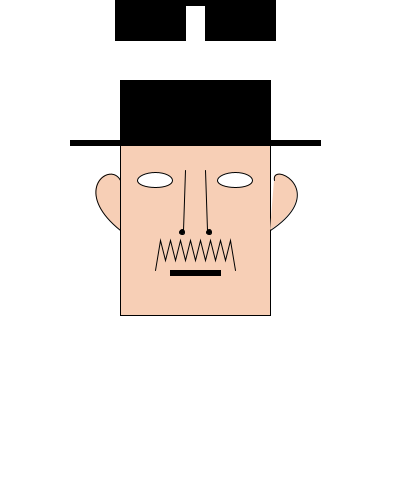
Frame 1 (no input)
Frame 60 (the mouse pressed at the canvas centre just before this capture): identical to frame 1, image omitted
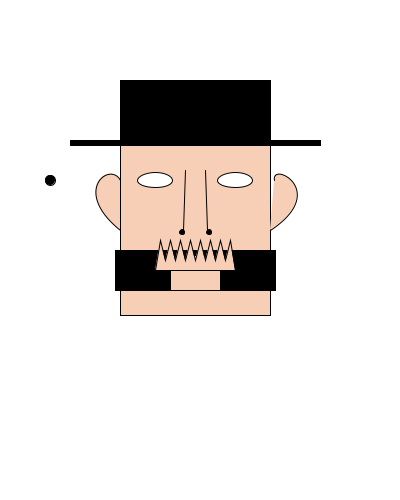
Frame 120 (the mouse held since frame 60 and released just before this capture)

The Processing sketch that drew these frames (run headless with seeded random() and noise(); from frame 60 on, the mouse is pressed at the canvas centre):

// Processing sketch: processing_76807
// ── processing_76807.pde

//Autor: Adrian Díaz López
//Heisenberg de Breaking Bad

int valor1=80;
int valor2=140;
void setup(){
size(400,500);
background(255);
}

void draw(){
  background(255);
  //sombrero
  fill (0);
  rect (70,valor2,250,5);
  rect(120,valor1,150,80);
  //cara
  fill(#F7CFB6);
  rect (120,145,150,170);
  //ojos
  fill(255);
  ellipse (155,180,35,15);
  ellipse(235,180,35,15);
  fill(0);
  ellipse(mouseX-225,180,10,10);
  ellipse(mouseX-150,180,10,10);
  //gafas
  fill(0);
  rect (115,mouseY,70,40);
  rect (175,mouseY,40,5);
  rect (205,mouseY,70,40);
  //orejas
  fill(#F7CFB6);
  bezier (120,180,110,160,70,190,120,230);
  bezier(274,180,270,160,330,190,270,230);
  //nariz
  fill(0);
  line(185,170,183,230);
  line(205,170,207,230);
  ellipse(182,232,5,5);
  ellipse(209,232,5,5);
  //bigote
  fill(#F7CFB6);
  beginShape();
  vertex(155,270);
  vertex(160,240);
  vertex(165,260);
  vertex(170,240);
  vertex(175,260);
  vertex(180,240);
  vertex(185,260);
  vertex(190,240);
  vertex(195,260);
  vertex(200,240);
  vertex(205,260);
  vertex(210,240);
  vertex(215,260);
  vertex(220,240);
  vertex(225,260);
  vertex(230,240);
  vertex(235,270);
  endShape();
    //boca
  fill(0);
  rect(170,270,50,5);
  
  if(mousePressed){
    fill(#F7CFB6);
    rect (170,270,50,20);
  }
}
  
void mouseReleased() {
if (valor1 == 80 && valor2==140) {
  valor1=40;
  valor2=115;
}else{
  valor1=80;
  valor2=140;
}
}
